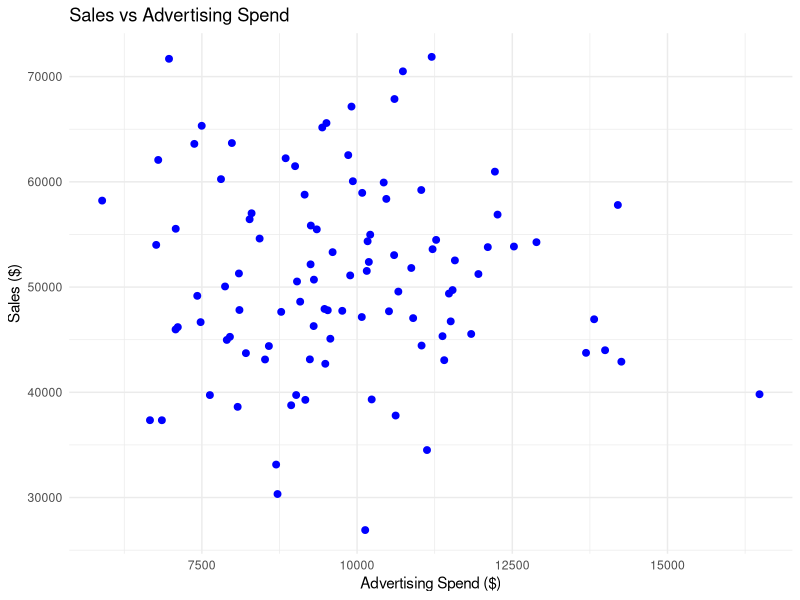
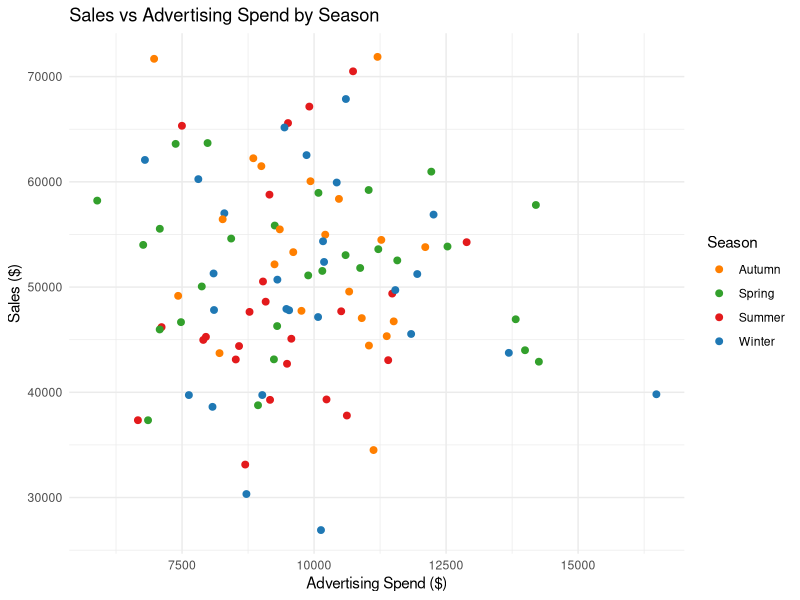
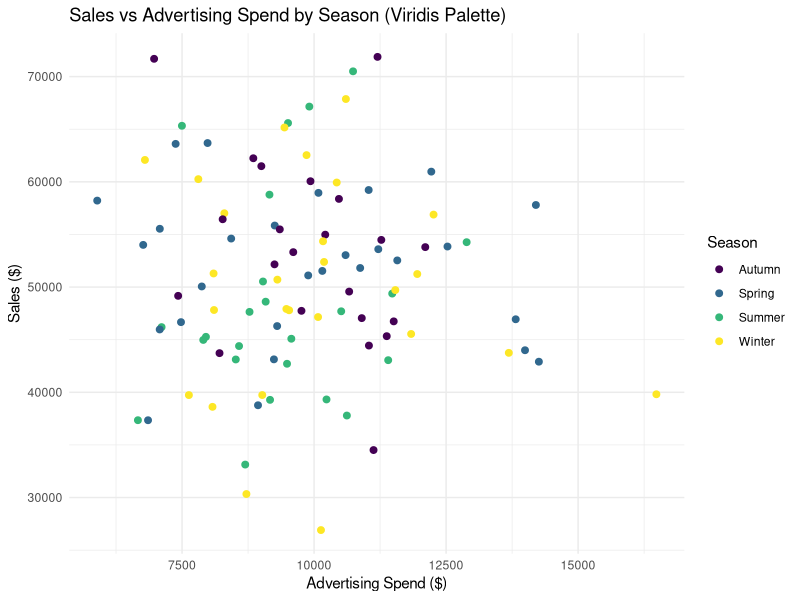
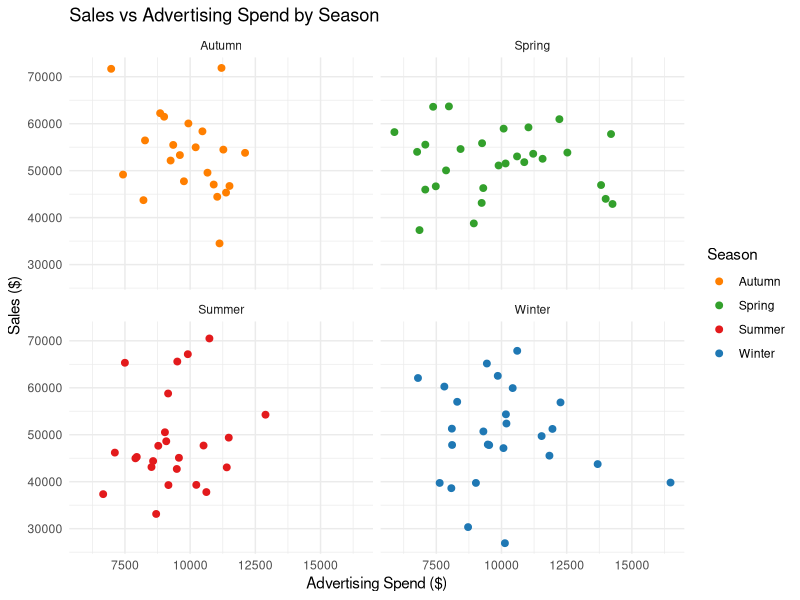
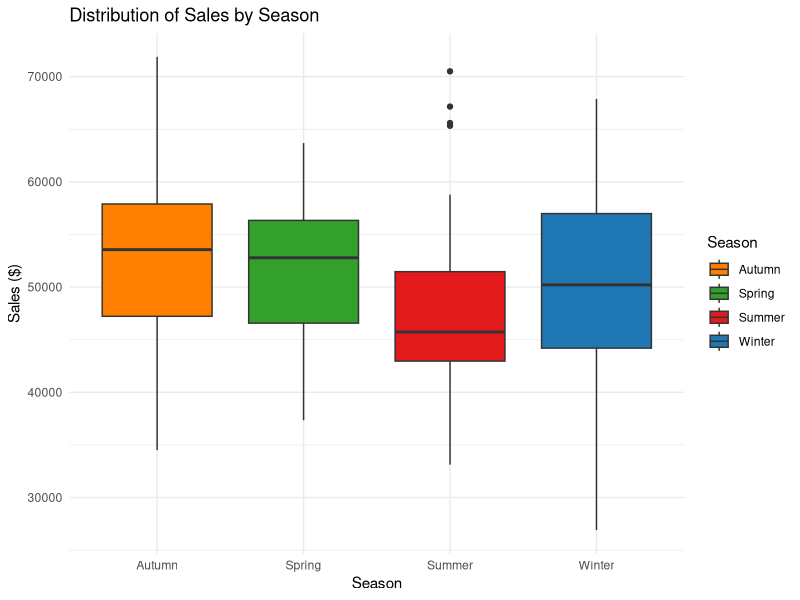
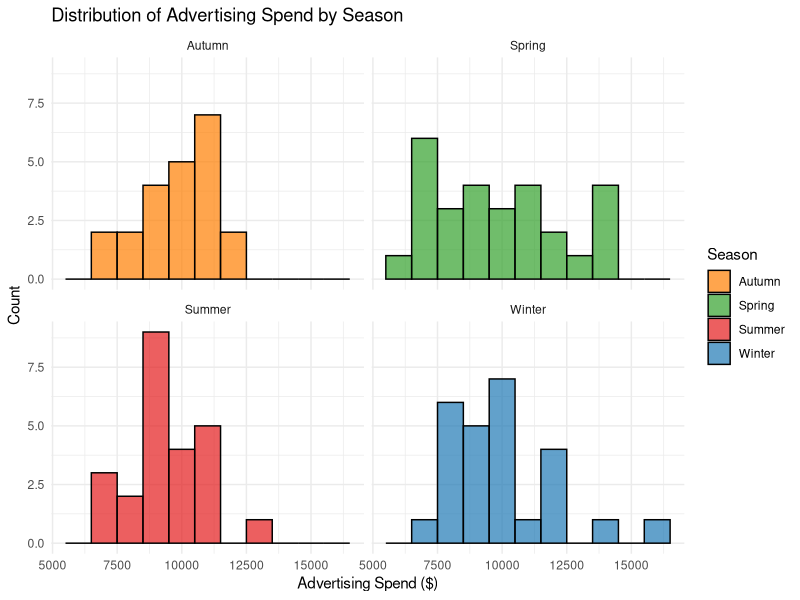

Reproduce these figures in R, in order.
## ---- chunk 1
knitr::opts_chunk$set(echo = TRUE, warning = FALSE, message = FALSE, fig.width = 10, fig.height = 6)
## ---- chunk 2
# Variables
x <- 5
y <- 3
z <- x + y

# Functions
z <- sqrt(z)
## ---- chunk 3
# Display the values
cat("x =", x, "\n")
cat("y =", y, "\n") 
cat("z =", z, "\n")
## ---- chunk 4
# Load the datasets
Spend_data <- read.csv("Advertising_spend.csv")
Store_data <- read.csv("Store_information.csv")

# Display structure of datasets
head(Spend_data)
head(Store_data)
## ---- chunk 5
# Install and load required packages
# install.packages(c("ggplot2", "dplyr", "tidyr"))
library(ggplot2)
library(dplyr)
library(tidyr)

# Alternatively, you can load the tidyverse package which includes ggplot2, dplyr, and tidyr by
# install.packages("tidyverse")
# library(tidyverse)

# Merge the datasets
merged_data <- merge(Spend_data, Store_data, by = "Store_ID", all = TRUE)

# Display first few rows
head(merged_data)
## ---- chunk 6
# Cleaning: Handling missing values

# Fill missing 'Sales' and 'Advertising_Spend' with mean
merged_data$Sales[is.na(merged_data$Sales)] <- mean(merged_data$Sales, na.rm = TRUE)
merged_data$Advertising_Spend[is.na(merged_data$Advertising_Spend)] <- mean(merged_data$Advertising_Spend, na.rm = TRUE)

# Fill missing 'Season' with 'Unknown'
merged_data$Season[is.na(merged_data$Season)] <- "Unknown"

# Fill missing 'Region' and 'Product_Category' with 'Unknown'
merged_data$Region[is.na(merged_data$Region)] <- "Unknown"
merged_data$Product_Category[is.na(merged_data$Product_Category)] <- "Unknown"

# Fill missing 'Customer_Rating' with median
merged_data$Customer_Rating[is.na(merged_data$Customer_Rating)] <- median(merged_data$Customer_Rating, na.rm = TRUE)

# Export the cleaned and merged dataset to CSV
write.csv(merged_data, file = "merged_cleaned_data.csv", row.names = FALSE)

# Display the first few rows of the merged and cleaned dataset
head(merged_data)
## ---- chunk 7
# Alternative solution: use replace_na() from tidyr
merged_data <- merged_data %>%
  mutate(
    Sales = replace_na(Sales, mean(Sales, na.rm = TRUE)),
    Advertising_Spend = replace_na(Advertising_Spend, mean(Advertising_Spend, na.rm = TRUE)),
    Season = replace_na(Season, "Unknown"),
    Region = replace_na(Region, "Unknown"),
    Product_Category = replace_na(Product_Category, "Unknown"),
    Customer_Rating = replace_na(Customer_Rating, median(Customer_Rating, na.rm = TRUE))
  )
## ---- chunk 8
# Scatter Plot of Sales vs. Advertising Spend
ggplot(merged_data, aes(x = Advertising_Spend, y = Sales)) +
  geom_point(color = "blue", size = 2) +
  labs(title = "Sales vs Advertising Spend",
       x = "Advertising Spend ($)",
       y = "Sales ($)") +
  theme_minimal()
## ---- chunk 9
# Define a color palette for seasons
season_colors <- c(
  "Winter" = "#1f78b4",  # Blue
  "Spring" = "#33a02c",  # Green
  "Summer" = "#e31a1c",  # Red
  "Autumn" = "#ff7f00"   # Orange
)

# Scatter Plot of Sales vs. Advertising Spend by Season
ggplot(merged_data, aes(x = Advertising_Spend, y = Sales, color = Season)) +
  geom_point(size = 2) +
  scale_color_manual(values = season_colors) +
  labs(title = "Sales vs Advertising Spend by Season",
       x = "Advertising Spend ($)",
       y = "Sales ($)") +
  theme_minimal()
## ---- chunk 10
# Exercise 6 - Alternative using viridis palette
ggplot(merged_data, aes(x = Advertising_Spend, y = Sales, color = Season)) +
  geom_point(size = 2) +
  scale_color_viridis_d() +  # Automatic viridis discrete color palette
  labs(title = "Sales vs Advertising Spend by Season (Viridis Palette)",
       x = "Advertising Spend ($)",
       y = "Sales ($)") +
  theme_minimal()
## ---- chunk 11
# Facet Grid of Sales vs. Advertising Spend by Season
# Define a color palette for seasons
season_colors <- c(
  "Winter" = "#1f78b4",  # Blue
  "Spring" = "#33a02c",  # Green
  "Summer" = "#e31a1c",  # Red
  "Autumn" = "#ff7f00"   # Orange
)

ggplot(merged_data, aes(x = Advertising_Spend, y = Sales, color = Season)) +
  geom_point(size = 2) +
  facet_wrap(~ Season) +
  scale_color_manual(values = season_colors) +
  labs(title = "Sales vs Advertising Spend by Season",
       x = "Advertising Spend ($)",
       y = "Sales ($)") +
  theme_minimal()
## ---- chunk 12
# Boxplot of Sales by Season
# Define a color palette for seasons
season_colors <- c(
  "Winter" = "#1f78b4",  # Blue
  "Spring" = "#33a02c",  # Green
  "Summer" = "#e31a1c",  # Red
  "Autumn" = "#ff7f00"   # Orange
)

ggplot(merged_data, aes(x = Season, y = Sales, fill = Season)) +
  geom_boxplot() +
  scale_fill_manual(values = season_colors) +
  labs(title = "Distribution of Sales by Season",
       x = "Season",
       y = "Sales ($)") +
  theme_minimal()
## ---- chunk 13
# Define a color palette for seasons
season_colors <- c(
  "Winter" = "#1f78b4",  # Blue
  "Spring" = "#33a02c",  # Green
  "Summer" = "#e31a1c",  # Red
  "Autumn" = "#ff7f00"   # Orange
)

# Histogram of Advertising Spend by Season
ggplot(merged_data, aes(x = Advertising_Spend, fill = Season)) +
  geom_histogram(binwidth = 1000, color = "black", alpha = 0.7, position = "identity") +
  facet_wrap(~ Season) +
  scale_fill_manual(values = season_colors) +
  labs(title = "Distribution of Advertising Spend by Season",
       x = "Advertising Spend ($)",
       y = "Count") +
  theme_minimal()
